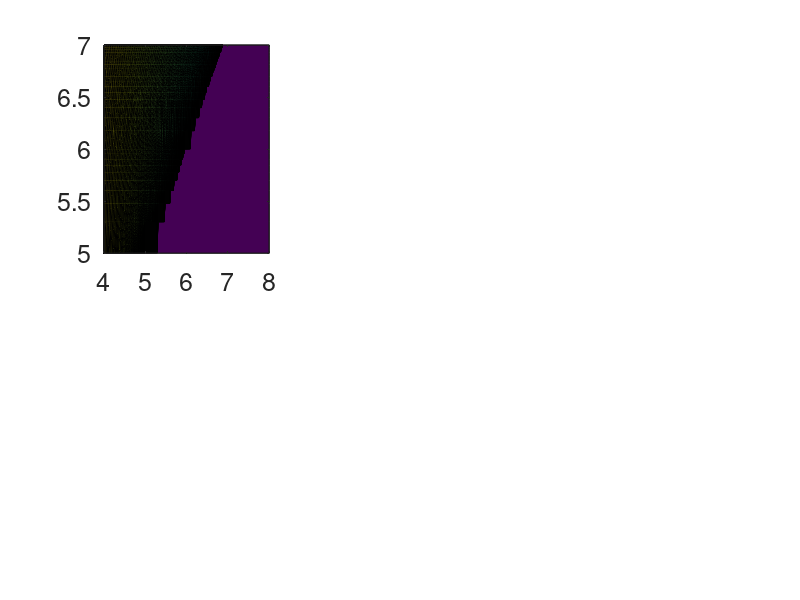

The MATLAB script that drew this image: (Note: this script raises an error after producing the figure.)
% by Wei Xu
% 07/08/2018
% plot Figure 3 in [Xu and Marshall, 2018]

clear; clc;

load('figure3.mat');

h1 = figure; 
set(h1,'color',[1 1 1]);
set(h1,'position',[180 600 1500 800]);
set(h1,'defaultAxesFontSize',18);

% plot figure 3a
[xx yy] = meshgrid(log10(figure3.photonEnergy), log10(figure3.electronEnergy));
log10s = log10(figure3.source);
cbar = -8:0.02:0.5;
log10s(isinf(log10s)==1) = min(cbar);
log10s(log10s<min(cbar)) = min(cbar);
subplot(231);
[C h] = contourf(xx, yy, log10s, cbar);
colorbar('eastoutside','YTick',[-8 -6 -4 -2 0],'YTickLabel',{'10^{-8}' '10^{-6}' '10^{-4}' '10^{-2}' '10^{0}'});
caxis([min(cbar) max(cbar)]);
colormap('jet');
set(h,'LineColor','none');
xlabel('Photon energy (eV)')
ylabel('Electron energy (eV)')
set(gca, 'XLim',[4 7]);
set(gca, 'XMinorTick','on');
set(gca, 'XTick', [4 5 6 7]);
set(gca, 'XTickLabel', {'10^4' '10^5' '10^6' '10^7'});
set(gca, 'YLim',[5 7]);
set(gca, 'YMinorTick','on');
set(gca, 'YTick', [5 6 7]);
set(gca, 'YTickLabel', {'10^5' '10^6' '10^7'});

% plot figure 3b
[xx yy] = meshgrid(log10(figure3.photonEnergy), log10(figure3.electronEnergy));
log10s = log10(figure3.balloon);
cbar = -8:0.02:0.5;
log10s(isinf(log10s)==1) = min(cbar);
log10s(log10s<min(cbar)) = min(cbar);
subplot(232);
[C h] = contourf(xx, yy, log10s, cbar);
colorbar('eastoutside','YTick',[-8 -6 -4 -2 0],'YTickLabel',{'10^{-8}' '10^{-6}' '10^{-4}' '10^{-2}' '10^{0}'});
caxis([min(cbar) max(cbar)]);
colormap('jet');
set(h,'LineColor','none');
xlabel('Photon energy (eV)')
ylabel('Electron energy (eV)')
set(gca, 'XLim',[4 7]);
set(gca, 'XMinorTick','on');
set(gca, 'XTick', [4 5 6 7]);
set(gca, 'XTickLabel', {'10^4' '10^5' '10^6' '10^7'});
set(gca, 'YLim',[5 7]);
set(gca, 'YMinorTick','on');
set(gca, 'YTick', [5 6 7]);
set(gca, 'YTickLabel', {'10^5' '10^6' '10^7'});

% plot figure 3c
[xx yy] = meshgrid(log10(figure3.photonEnergy), log10(figure3.electronEnergy));
log10s = log10(figure3.satellite);
cbar = -8:0.02:0.5;
log10s(isinf(log10s)==1) = min(cbar);
log10s(log10s<min(cbar)) = min(cbar);
subplot(233);
[C h] = contourf(xx, yy, log10s, cbar);
colorbar('eastoutside','YTick',[-8 -6 -4 -2 0],'YTickLabel',{'10^{-8}' '10^{-6}' '10^{-4}' '10^{-2}' '10^{0}'});
caxis([min(cbar) max(cbar)]);
colormap('jet');
set(h,'LineColor','none');
xlabel('Photon energy (eV)')
ylabel('Electron energy (eV)')
set(gca, 'XLim',[4 7]);
set(gca, 'XMinorTick','on');
set(gca, 'XTick', [4 5 6 7]);
set(gca, 'XTickLabel', {'10^4' '10^5' '10^6' '10^7'});
set(gca, 'YLim',[5 7]);
set(gca, 'YMinorTick','on');
set(gca, 'YTick', [5 6 7]);
set(gca, 'YTickLabel', {'10^5' '10^6' '10^7'});

% plot figure 3d
subplot(234);
loglog(figure3.photonEnergy, figure3.source(figure3.ind,:), 'r-', 'lineWidth', 1)
xlabel('Photon energy (eV)')
ylabel('Photon fluxes (ph/eV)')
set(gca, 'XLim',[1e4 1e7]);
set(gca, 'XMinorTick','on');
set(gca, 'XTick', [1e4 1e5 1e6 1e7]);
set(gca, 'XTickLabel', {'10^4' '10^5' '10^6' '10^7'});
set(gca, 'YLim',[1e-8 5e0]);
set(gca, 'YMinorTick','on');
set(gca, 'YTick', [1e-8 1e-6 1e-4 1e-2 1e0]);
set(gca, 'YTickLabel', {'10^{-8}' '10^{-6}' '10^{-4}' '10^{-2}' '10^{0}'});

% plot figure 3e
subplot(235);
loglog(figure3.photonEnergy, figure3.balloon(figure3.ind,:), 'k-', 'lineWidth', 1)
xlabel('Photon energy (eV)')
ylabel('Photon fluxes (ph/eV)')
set(gca, 'XLim',[1e4 1e7]);
set(gca, 'XMinorTick','on');
set(gca, 'XTick', [1e4 1e5 1e6 1e7]);
set(gca, 'XTickLabel', {'10^4' '10^5' '10^6' '10^7'});
set(gca, 'YLim',[1e-8 5e0]);
set(gca, 'YMinorTick','on');
set(gca, 'YTick', [1e-8 1e-6 1e-4 1e-2 1e0]);
set(gca, 'YTickLabel', {'10^{-8}' '10^{-6}' '10^{-4}' '10^{-2}' '10^{0}'});

% plot figure 3f
subplot(236);
loglog(figure3.photonEnergy, figure3.satellite(figure3.ind,:), 'b-', 'lineWidth', 1)
xlabel('Photon energy (eV)')
ylabel('Photon fluxes (ph/eV)')
set(gca, 'XLim',[1e4 1e7]);
set(gca, 'XMinorTick','on');
set(gca, 'XTick', [1e4 1e5 1e6 1e7]);
set(gca, 'XTickLabel', {'10^4' '10^5' '10^6' '10^7'});
set(gca, 'YLim',[1e-8 5e0]);
set(gca, 'YMinorTick','on');
set(gca, 'YTick', [1e-8 1e-6 1e-4 1e-2 1e0]);
set(gca, 'YTickLabel', {'10^{-8}' '10^{-6}' '10^{-4}' '10^{-2}' '10^{0}'});

